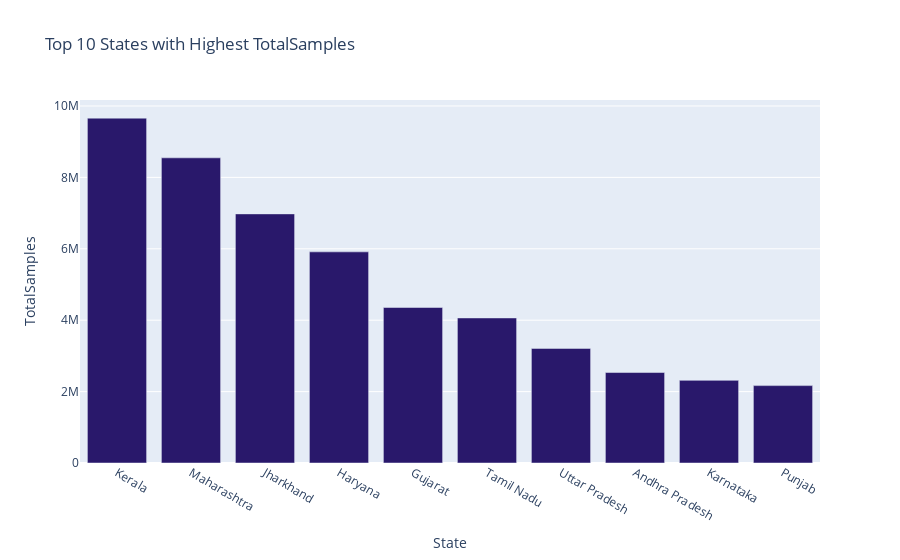

This figure's notebook cell:
### Code cell
# Top 10 states with highest no. of Totalsamples
px.bar(x=covid_testing_state.nlargest(10, 'TotalSamples')['State'],
       y=covid_testing_state.nlargest(10, 'TotalSamples')['TotalSamples'],
       labels={'y': 'TotalSamples', 'x': 'State'},
       color_discrete_sequence=px.colors.sequential.haline,
       title='Top 10 States with Highest TotalSamples')

### Figure 1 — Plotly figure (JSON) as saved in the notebook; plotly's stock layout.template omitted (floating-point values rounded to 4 significant figures)
{"data": [{"alignmentgroup": "True", "hovertemplate": "State=%{x}<br>TotalSamples=%{y}<extra></extra>", "legendgroup": "", "marker": {"color": "rgb(41, 24, 107)"}, "name": "", "offsetgroup": "", "orientation": "v", "showlegend": false, "textposition": "auto", "type": "bar", "x": ["Kerala", "Maharashtra", "Jharkhand", "Haryana", "Gujarat", "Tamil Nadu", "Uttar Pradesh", "Andhra Pradesh", "Karnataka", "Punjab"], "xaxis": "x", "y": [9659492, 8548036, 6977983, 5913873, 4356062, 4062943, 3209587, 2534304, 2314485, 2167731], "yaxis": "y"}], "layout": {"barmode": "relative", "legend": {"tracegroupgap": 0}, "title": {"text": "Top 10 States with Highest TotalSamples"}, "xaxis": {"anchor": "y", "domain": [0, 1], "title": {"text": "State"}}, "yaxis": {"anchor": "x", "domain": [0, 1], "title": {"text": "TotalSamples"}}}}
